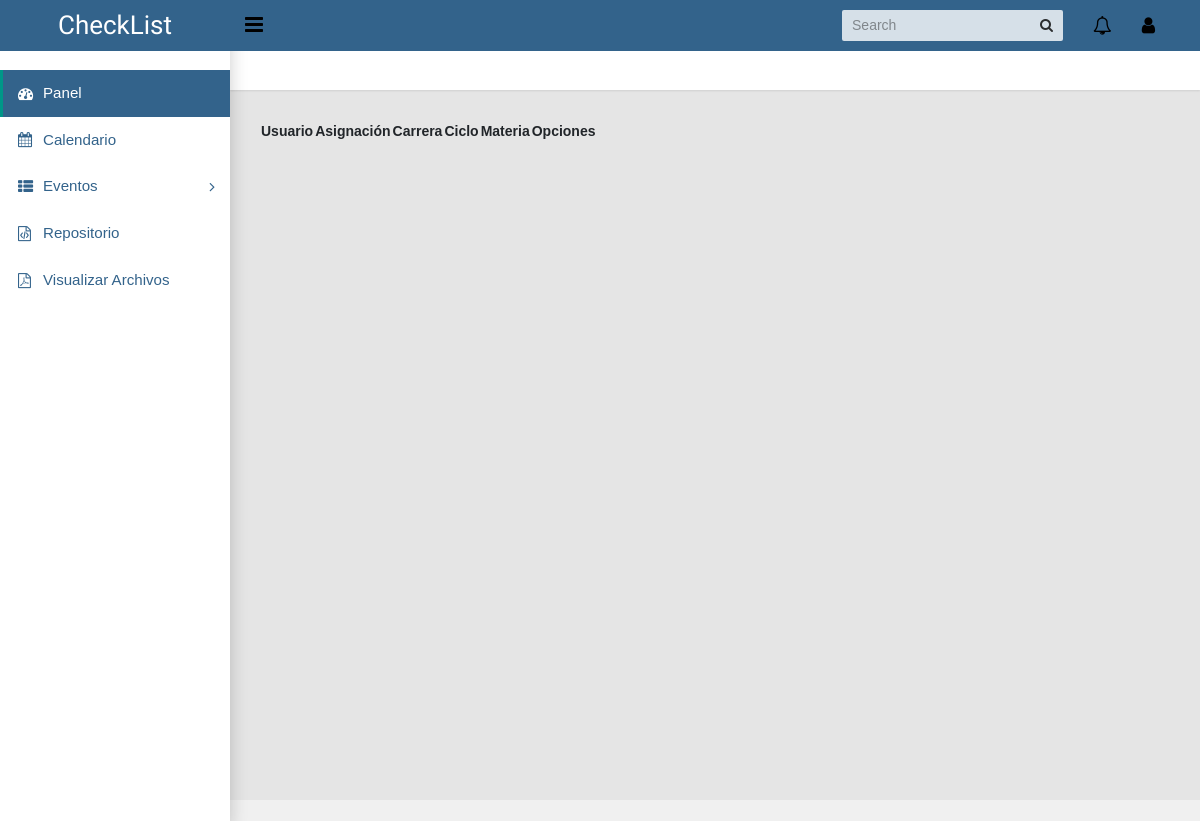
The app's page /Noticiacion/secretaria/, older data.
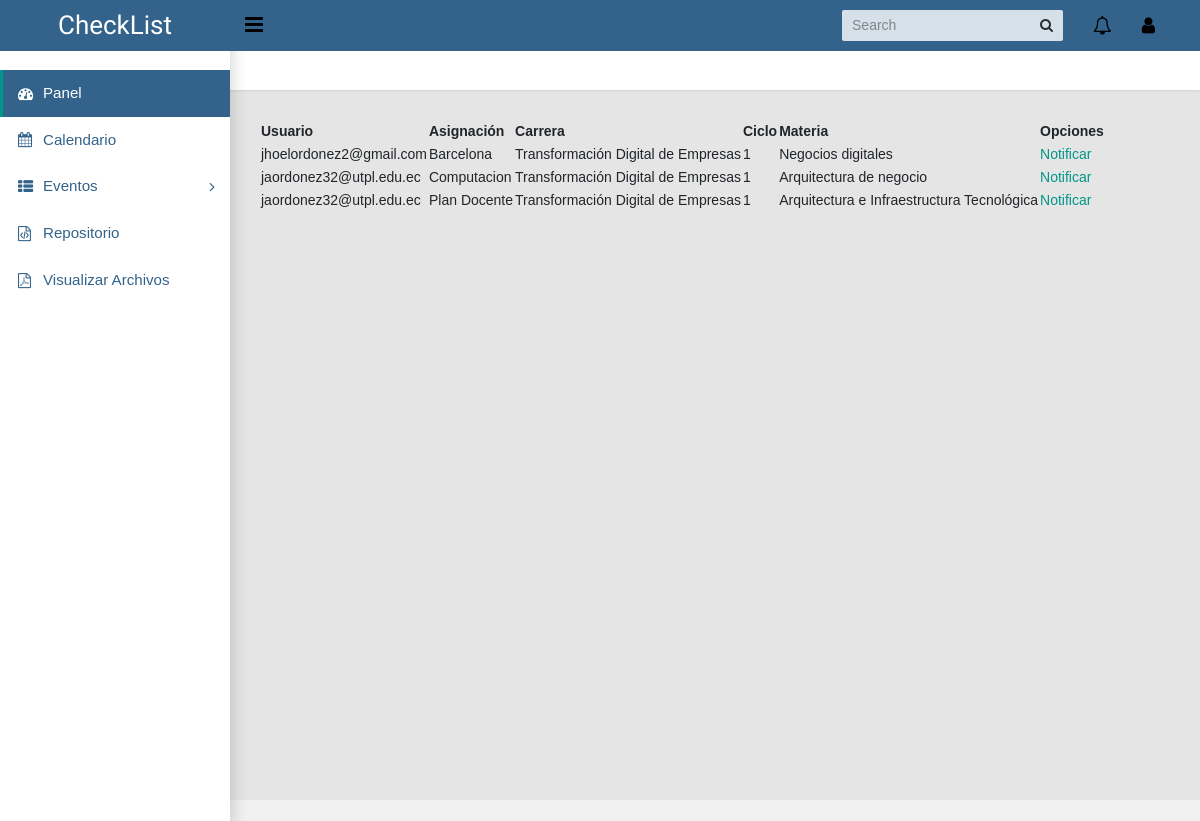
The same page, newer data.
### calendarapp/models/archivos.py (models this page shows, shortened)
class Asignacion(models.Model):
    nombre = models.CharField(max_length=100)
    carrera = models.ForeignKey(Carrera, on_delete=models.CASCADE, related_name="asignacion_carrera")
    ciclo = models.ForeignKey(Ciclo, on_delete=models.CASCADE, related_name="asignacion_ciclo")
    materia = models.ForeignKey(Materia, on_delete=models.CASCADE, related_name="asignacion_materia")
    user = models.ForeignKey(User, on_delete=models.CASCADE, related_name="user_asignacion")
    fecha_inicial = models.DateTimeField()
    fecha_final = models.DateTimeField()
    descripcion = models.CharField(max_length= 200)

class Carrera(models.Model):
    nombre = models.CharField(max_length=100)
    def __str__(self):
            return "%s" % (self.nombre)

class Ciclo(models.Model):
    numCiclo = models.IntegerField()
    def __str__(self):
            return "%s" % (self.numCiclo)

class Materia(models.Model):
    nombre = models.CharField(max_length=100)
    numCreditos = models.IntegerField()
    numHoras = models.IntegerField()
    carrera = models.ForeignKey(Carrera, on_delete=models.CASCADE, related_name="materia_carrera")
    ciclo = models.ForeignKey(Ciclo, on_delete=models.CASCADE, related_name="materia_ciclo")
    def __str__(self) :
        return "%s" % (self.nombre)

### accounts/models/user.py (models this page shows)
class User(AbstractBaseUser, PermissionsMixin):
    email = models.EmailField(
        _("Email Address"),
        max_length=255,
        unique=True,
        help_text="Ex: example@example.com",
    )
    is_staff = models.BooleanField(_("Staff status"), default=False)
    is_active = models.BooleanField(_("Active"), default=True)
    date_joined = models.DateTimeField(_("Date Joined"), auto_now_add=True)
    last_updated = models.DateTimeField(_("Last Updated"), auto_now=True)
    objects = UserManager()
    USERNAME_FIELD = "email"
    def __str__(self):
        return self.email

### calendarapp/views/archivo.py (the view)
# urls.py: path('Noticiacion/secretaria/', archivo.secreNoti, name='secreNoti'),
def secreNoti(request):
    asignacion = Asignacion.objects.all()
    diccionario = {'asignaciones': asignacion}
    return render(request, 'secreNoti.html', diccionario)

### templates/secreNoti.html (shortened to what this page needs)
{% extends "base.html" %}
{% block extracss %}
<link rel="stylesheet" type="text/css" href="https://cdn.datatables.net/1.13.4/css/jquery.dataTables.min.css">
{% endblock extracss %}
{% block content %}
<table id="tabla_datos">
  <thead>
    <tr>
      <th>Usuario</th>
      <th>Asignación</th>
      <th>Carrera</th>
      <th>Ciclo</th>
      <th>Materia</th>
      <th>Opciones</th>
    </tr>
  </thead>
  {% for l in asignaciones %}
  <tr>
    <td>{{l.user}}</td>
    <td>{{l.nombre}}</td>
    <td>{{l.carrera}}</td>
    <td>{{l.ciclo}}</td>
    <td>{{l.materia}}</td>
    <td> <a href="{% url 'calendarapp:notificar' l.id %}">Notificar</a>
    </td>
  </tr>
  {% endfor %}
</table>
{% endblock %}

### templates/base.html (shortened to what this page needs)
<!DOCTYPE html>
<html lang="en">
    {% load static %}
    <head>
        <link rel="stylesheet" type="text/css" href="{% static 'css/main.css' %}" />
        <link rel="stylesheet" type="text/css" href="https://maxcdn.bootstrapcdn.com/font-awesome/4.7.0/css/font-awesome.min.css" />
        <link rel="stylesheet" href="{% static 'css/carreras.css' %}">
        {% block extracss %}
        {% endblock extracss %}
    </head>
    <body class="app sidebar-mini">
        <header class="app-header">
            <a class="app-header__logo" href="#">CheckList</a>
            <a class="app-sidebar__toggle" href="#" data-toggle="sidebar" aria-label="Hide Sidebar"></a>
            <ul class="app-nav">
                <li class="app-search">
                    <input class="app-search__input" type="search" placeholder="Search" />
                    <button class="app-search__button"><i class="fa fa-search"></i></button>
                </li>
                <li class="dropdown">
                    <a class="app-nav__item" href="#" data-toggle="dropdown" aria-label="Show notifications"><i class="fa fa-bell-o fa-lg"></i></a>
                </li>
                <li class="dropdown">
                    <a class="app-nav__item" href="#" data-toggle="dropdown" aria-label="Open Profile Menu"><i class="fa fa-user fa-lg"></i></a>
                </li>
            </ul>
        </header>
        <aside class="app-sidebar">
            <ul class="app-menu">
                <li>
                    <a class="app-menu__item active" href="{% url 'dashboard' %}"><i class="app-menu__icon fa fa-dashboard"></i><span class="app-menu__label">Panel</span></a>
                </li>
                <li>
                    <a class="app-menu__item" href="{% url 'calendarapp:calendar' %}"><i class="app-menu__icon fa fa-calendar"></i><span class="app-menu__label">Calendario</span></a>
                </li>
                <li class="treeview">
                    <a class="app-menu__item" href="#" data-toggle="treeview"><i class="app-menu__icon fa fa-th-list"></i><span class="app-menu__label">Eventos</span><i class="treeview-indicator fa fa-angle-right"></i></a>
                </li>
                <li>
                    <a class="app-menu__item" href="{% url 'calendarapp:upload_file' %}"><i class="app-menu__icon fa fa-file-code-o"></i><span class="app-menu__label">Repositorio</span></a>
                </li>
                <li><a class="app-menu__item" href="{% url 'calendarapp:archivos_subidos' %}"><i class="app-menu__icon fa fa-file-pdf-o"></i><span class="app-menu__label">Visualizar Archivos</span></a></li>
            </ul>
        </aside>
        <main class="app-content">
            <div class="app-title">
            </div>
            {% block content %}
            {% endblock content %}
        </main>
    </body>
</html>

### templates/base/js.html (shortened to what this page needs)
{% load static %}

### static/css/carreras.css (style rules this page uses)
body { font-family: Arial, sans-serif; background-color: #f0f0f0; margin: 0; padding: 0; }

Row changes from the older to the newer data that the page shows:
added Asignacion: user "jhoelordonez2@gmail.com", nombre "Barcelona", carrera "Transformación Digital de Empresas", ciclo "1", materia "Negocios digitales"
added Asignacion: user "jaordonez32@utpl.edu.ec", nombre "Computacion", carrera "Transformación Digital de Empresas", ciclo "1", materia "Arquitectura de negocio"
added Asignacion: user "jaordonez32@utpl.edu.ec", nombre "Plan Docente", carrera "Transformación Digital de Empresas", ciclo "1", materia "Arquitectura e Infraestructura Tecnológica"
